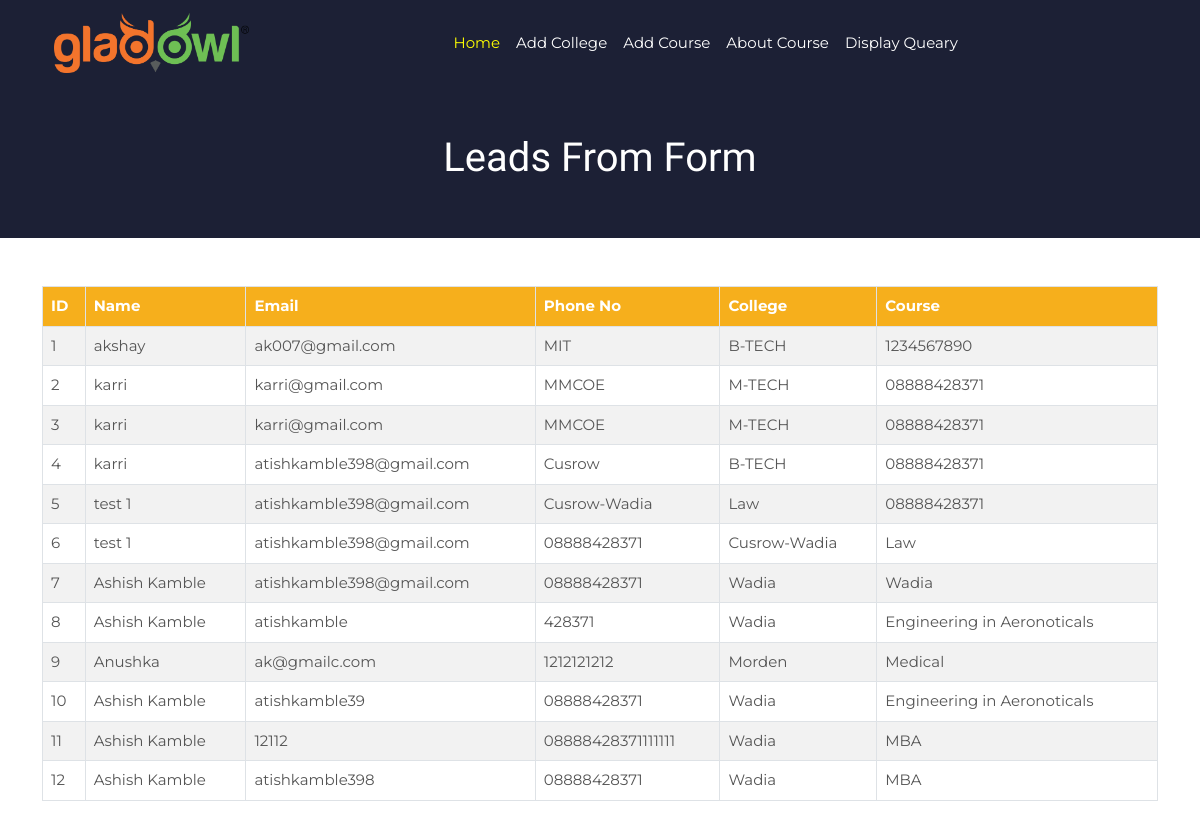
Screenshot of /display.php with the database file from the repository.
### tables this page shows
CREATE TABLE `users` (
  `id` int(255) NOT NULL,
  `name` varchar(255) DEFAULT NULL,
  `email` varchar(255) DEFAULT NULL,
  `phone` varchar(255) DEFAULT NULL,
  `city` int(255) DEFAULT NULL,
  `c_college` varchar(255) DEFAULT NULL,
  `c_course` varchar(255) DEFAULT NULL
);

### display.php (the view, shortened to what this page needs)
<!DOCTYPE html>
<html lang="en">
<head>
    <link href="https://cdnjs.cloudflare.com/ajax/libs/font-awesome/5.10.0/css/all.min.css" rel="stylesheet">
    <link href="https://cdn.jsdelivr.net/npm/bootstrap-icons@1.4.1/font/bootstrap-icons.css" rel="stylesheet">
    <link href="<?= LINK; ?>lib/animate/animate.min.css" rel="stylesheet">
    <link href="<?= LINK; ?>lib/owlcarousel/assets/owl.carousel.min.css" rel="stylesheet">
    <link href="<?= LINK; ?>css/bootstrap.min.css" rel="stylesheet">
    <link href="<?= LINK; ?>css/style.css" rel="stylesheet">
</head>
<body>
    <?php
        include "./admin/db.php";
    ?>
    <section class=" wow fadeInUp" data-wow-delay="0.1s" id="5">
        <div class="bg-dark">
            <div class="container ">
                <?php include 'header.php'; ?>
            </div>
        </div>
        <div class=" py-5 bg-dark text-center">
            <h1 class="text-white">Leads From Form</h1>
        </div>
        <section>
    <div class="container pt-5">
        <div class="row">
            <div class="col-md-12 table-responsive center_tagline">
                <table class="table table-bordered table-striped">
                    <thead>
                    <tr>
                        <th>ID</th>
                        <th>Name</th>
                        <th>Email</th>
                        <th>Phone No</th>
                        <th>College</th>
                        <th>Course</th>
                    </tr>
                    </thead>
                    <?php
                        $sql = "SELECT * FROM users";
                        $result = $conn->query($sql);
                            $i =0;
                            while ($row = $result->fetch_assoc()) {
                                ?>
                    <tr>
                        <td value="<?= $row["id"];?>"><?= $i+1;?></td>
                        <td value="<?= $row["id"];?>"><?= $row["name"];?></td>
                        <td value="<?= $row["id"];?>"><?= $row["email"];?></td>
                        <td value="<?= $row["id"];?>"><?= $row["phone"];?></td>
                        <td value="<?= $row["id"];?>"><?= $row["c_college"];?></td>
                        <td value="<?= $row["id"];?>"><?= $row["c_course"];?></td>
                    </tr>
                    <?php
                            $i++;}
                    ?>
                </table>
            </div>
        </div>
    </div>
</section>
    </section>
</body>
</html>

### header.php (shortened to what this page needs)
<nav class="navbar navbar-expand-lg navbar-light bg-dark">
  <div class="container-fluid">
    <a class="navbar-brand" href="<?= LINK; ?>">
  <img src="<?= LINK; ?>img/logo.png" alt="" height="60"></a>
    <div class="collapse navbar-collapse justify-content-center" id="navbarNav">
      <ul class="navbar-nav">
        <li class="nav-item">
          <a class="nav-link active" aria-current="page" href="<?= LINK; ?>">Home</a>
        </li>
        <li class="nav-item">
          <a class="nav-link" href="<?= LINK; ?>./admin/college.php">Add College</a>
        </li>
        <li class="nav-item">
          <a class="nav-link" href="<?= LINK; ?>./admin/course.php">Add Course</a>
        </li>
        <li class="nav-item">
          <a class="nav-link" href="<?= LINK; ?>all-course">About Course</a>
        </li>
        <li class="nav-item">
          <a class="nav-link" href="<?= LINK; ?>display">Display Queary</a>
        </li>
      </ul>
    </div>
  </div>
</nav>

### css/style.css (style rules this page uses)
:root { --primary: #4761FF; --secondary: #555555; --light: #F1F3FA; --dark: #1c1b17; --black: #000; --yellow: #f6af1c; --blue: #244081; --grey: #a1a1a1; --hfont: 'Mukta', sans-serif; --cfont: 'Montserrat', sans-serif; }
body { font-size: 15px; font-family: var(--cfont); color: var(--bs-dark); }
h1,h2,h3,h4,h5,h6, .h1,.h2,.h3,.h4,.h5,.h6 { font-family: var(--hfont); }
section { height: 100vh; }
.navbar-light .navbar-brand { color: white }
.navbar-light .navbar-nav .nav-link { color:white; }
.navbar-light .navbar-nav .show>.nav-link, .navbar-light .navbar-nav .nav-link.active { color: yellow; }
.center_tagline th { color: white; background-color: var(--yellow) !important; text-transform: capitalize !important; }

### rows the page displays
users: $row["id"] 21 (drawn), name "akshay", email "ak007@gmail.com", phone "MIT", c_college "B-TECH", c_course "1234567890"
users: $row["id"] 22 (drawn), name "karri", email "karri@gmail.com", phone "MMCOE", c_college "M-TECH", c_course "08888428371"
users: $row["id"] 23 (drawn), name "karri", email "karri@gmail.com", phone "MMCOE", c_college "M-TECH", c_course "08888428371"
users: $row["id"] 24 (drawn), name "karri", email "atishkamble398@gmail.com", phone "Cusrow", c_college "B-TECH", c_course "08888428371"
users: $row["id"] 25 (drawn), name "test 1", email "atishkamble398@gmail.com", phone "Cusrow-Wadia", c_college "Law", c_course "08888428371"
users: $row["id"] 26 (drawn), name "test 1", email "atishkamble398@gmail.com", phone "08888428371", c_college "Cusrow-Wadia", c_course "Law"
users: $row["id"] 34 (drawn), name "Ashish Kamble", email "atishkamble398@gmail.com", phone "08888428371", c_college "Wadia", c_course "Wadia"
users: $row["id"] 35 (drawn), name "Ashish Kamble", email "atishkamble", phone "428371", c_college "Wadia", c_course "Engineering in Aeronoticals"
users: $row["id"] 36 (drawn), name "Anushka", email "ak@gmailc.com", phone "1212121212", c_college "Morden", c_course "Medical"
users: $row["id"] 37 (drawn), name "Ashish Kamble", email "atishkamble39", phone "08888428371", c_college "Wadia", c_course "Engineering in Aeronoticals"
users: $row["id"] 38 (drawn), name "Ashish Kamble", email "12112", phone "08888428371111111", c_college "Wadia", c_course "MBA"
users: $row["id"] 39 (drawn), name "Ashish Kamble", email "atishkamble398", phone "08888428371", c_college "Wadia", c_course "MBA"
